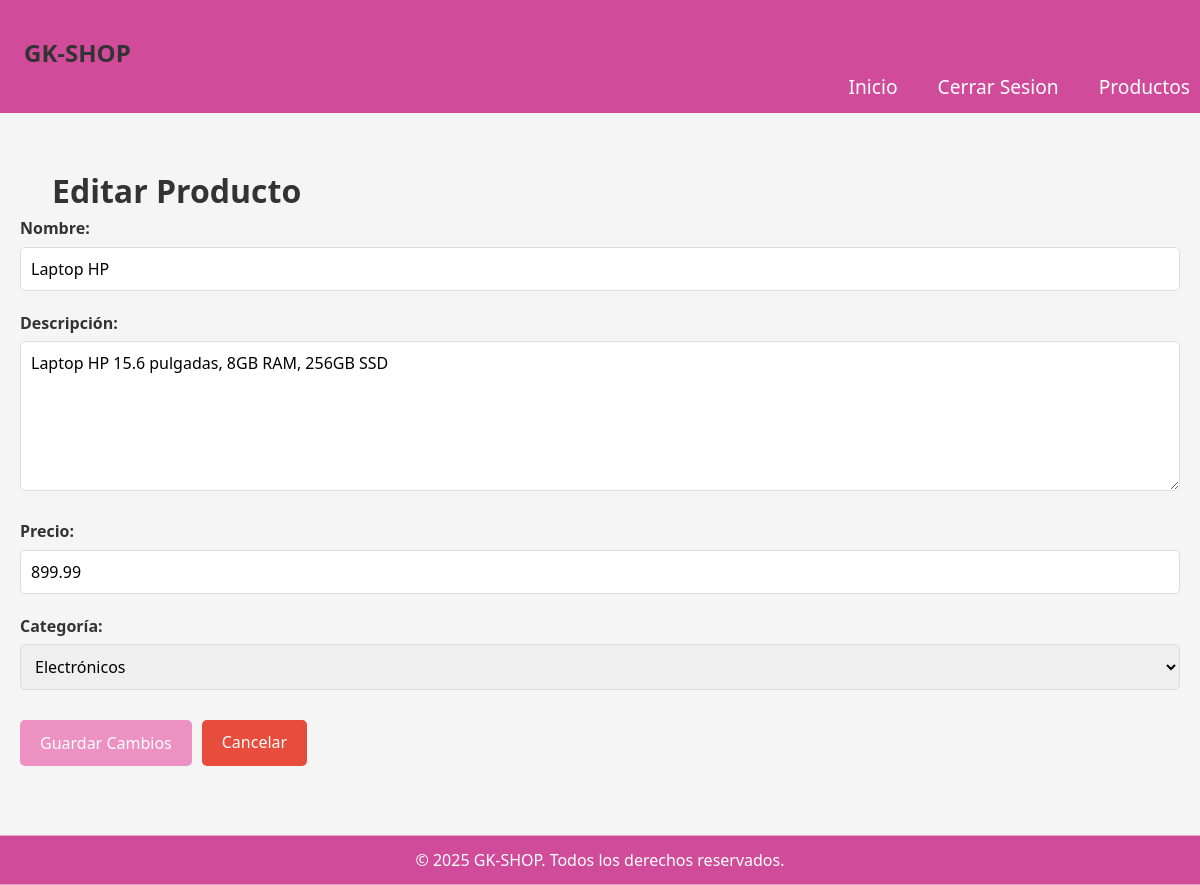
The page /forms/product_edit.php?id=1 (signed in) on the database its author committed.
### tables this page shows
CREATE TABLE IF NOT EXISTS products (
    id INT AUTO_INCREMENT PRIMARY KEY,
    name VARCHAR(100) NOT NULL,
    description TEXT,
    price DECIMAL(10,2) NOT NULL,
    category_id INT,
    created_at TIMESTAMP DEFAULT CURRENT_TIMESTAMP,
    updated_at TIMESTAMP DEFAULT CURRENT_TIMESTAMP ON UPDATE CURRENT_TIMESTAMP,
    FOREIGN KEY (category_id) REFERENCES categories(id) ON DELETE SET NULL
);

### api/models/Product.php (called while the page is built, shortened)
<?php
class Product {
    private $conn;
    private $table = 'products';
    public $id;
    public function __construct($db) {
        $this->conn = $db;
    }
public function read_single() {
    $query = 'SELECT
        p.id,
        p.name,
        p.description,
        p.price,
        p.category_id,
        c.name as category_name
    FROM ' . $this->table . ' p
    LEFT JOIN categories c ON p.category_id = c.id
    WHERE p.id = ?
    LIMIT 0,1';
    $stmt = $this->conn->prepare($query);
    $stmt->bindParam(1, $this->id);
    $stmt->execute();
    $row = $stmt->fetch(PDO::FETCH_ASSOC);
    if($row) {
        $this->name = $row['name'];
        $this->description = $row['description'];
        $this->price = $row['price'];
        $this->category_id = $row['category_id'];
        return true;
    }
    return false;
}
}
?>

### public/forms/product_edit.php (the view, shortened to what this page needs)
<?php
require_once '../../api/models/Product.php';
$database = new Database();
$db = $database->connect();
$product = new Product($db);
if(isset($_GET['id'])) {
    $product->id = $_GET['id'];
    $product->read_single();
}
?>
<!DOCTYPE html>
<html lang="es">
<head>
    <link rel="stylesheet" href="../../assets/css/styles.css">
</head>
<body>
    <?php include '../partials/header.php'; ?>
    <main class="container">
        <h1>Editar Producto</h1>
        <form method="POST" action="product_edit.php">
            <div class="form-group">
                <label for="name">Nombre:</label>
                <input type="text" id="name" name="name" value="<?= htmlspecialchars($product->name) ?>" required>
            </div>
            <div class="form-group">
                <label for="description">Descripción:</label>
                <textarea id="description" name="description" rows="5" required><?= htmlspecialchars($product->description) ?></textarea>
            </div>
            <div class="form-group">
                <label for="price">Precio:</label>
                <input type="number" id="price" name="price" step="0.01" min="0" value="<?= $product->price ?>" required>
            </div>
            <div class="form-group">
                <label for="category_id">Categoría:</label>
                <select id="category_id" name="category_id" required>
                    <option value="1" <?= $product->category_id == 1 ? 'selected' : '' ?>>Electrónicos</option>
                </select>
            </div>
            <div class="form-actions">
                <button type="submit" class="btn">Guardar Cambios</button>
                <a href="product_list.php" class="btn cancel">Cancelar</a>
            </div>
        </form>
    </main>
    <?php include '../partials/footer.php'; ?>
</body>
</html>

### assets/css/styles.css (style rules this page uses)
* { margin: 0; padding: 0; box-sizing: border-box; font-family: 'Segoe UI', Tahoma, Geneva, Verdana, sans-serif; }
body { background-color: #f5f5f5; color: #333; line-height: 1.6; }
.container { max-width: 1200px; margin: 0 auto; padding: 20px; }
h1 { padding-top: 1em; padding-left: 1em; }
a { text-decoration: none; color: #3498db; }
.btn { display: inline-block; background: #ea73b4c3; color: #fff; padding: 10px 20px; border: none; border-radius: 5px; cursor: pointer; font-size: 16px; transition: background 0.3s; }
.btn.cancel { background: #e74c3c; }
.form-group { margin-bottom: 20px; }
.form-group label { display: block; margin-bottom: 5px; font-weight: bold; }
.form-group input, .form-group textarea, .form-group select { width: 100%; padding: 10px; border: 1px solid #ddd; border-radius: 5px; font-size: 16px; }
.form-group textarea { min-height: 150px; resize: vertical; }
.form-actions { margin-top: 30px; display: flex; gap: 10px; }

### rows shown on the page
products: name "Laptop HP", description "Laptop HP 15.6 pulgadas, 8GB RAM, 256GB SSD", price "899.99", category_id "Electrónicos"
